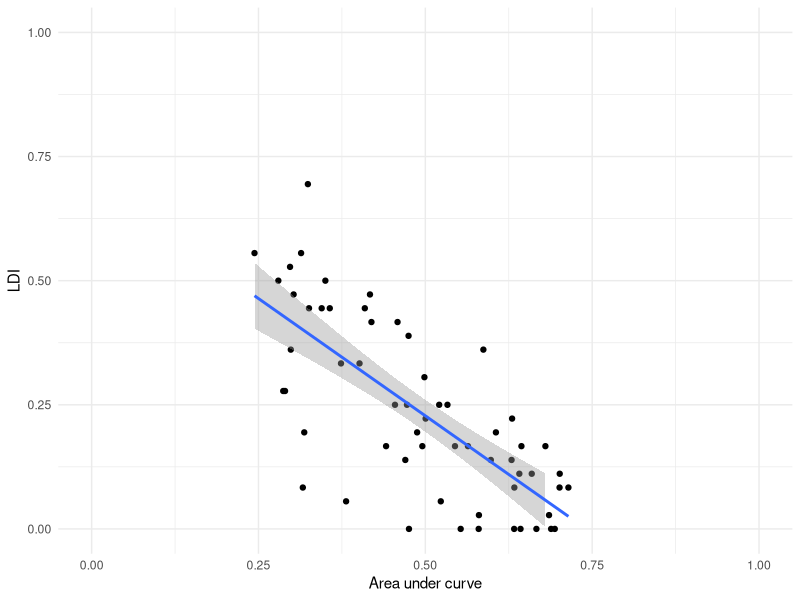
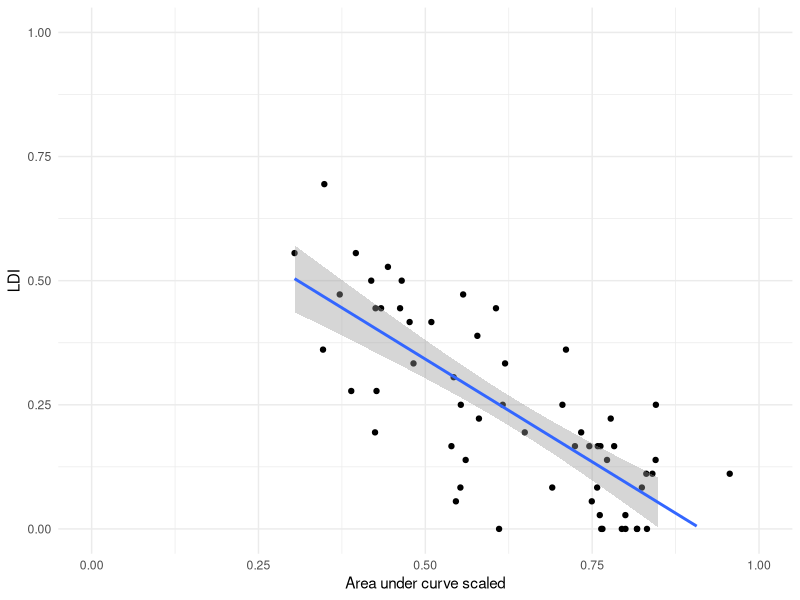
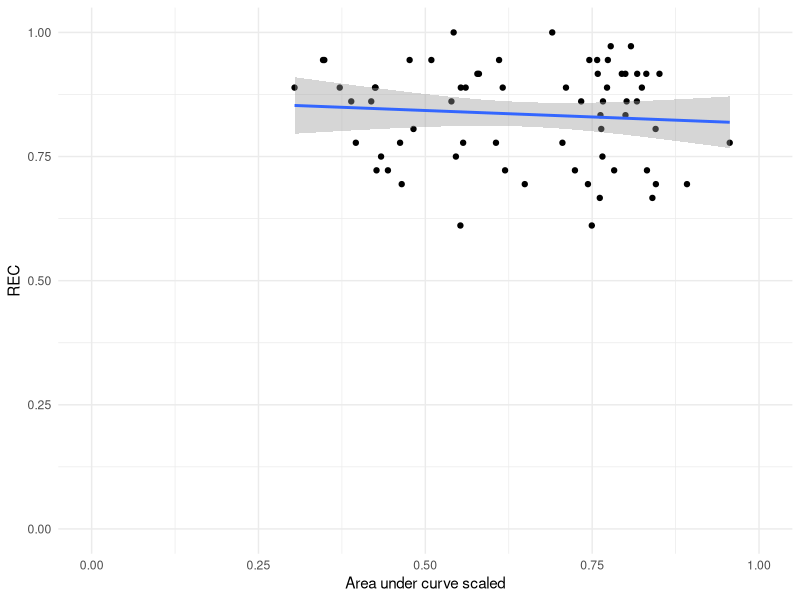
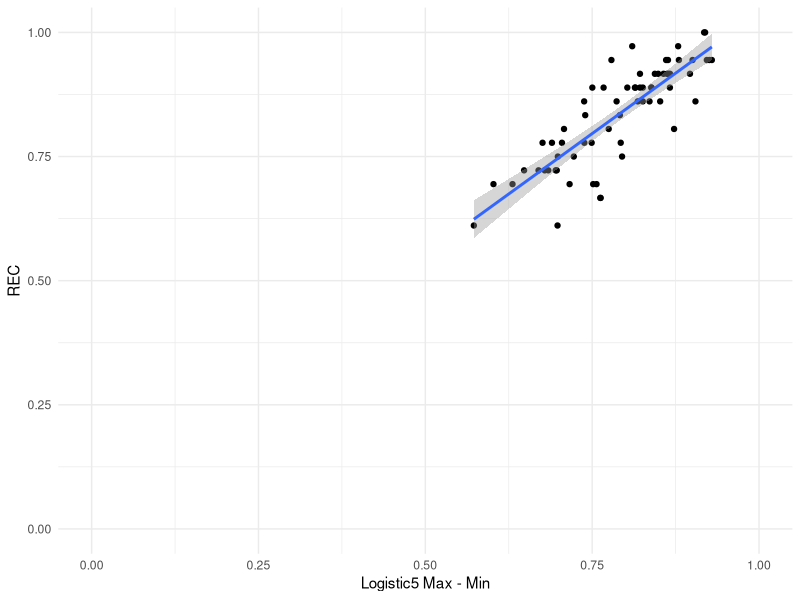
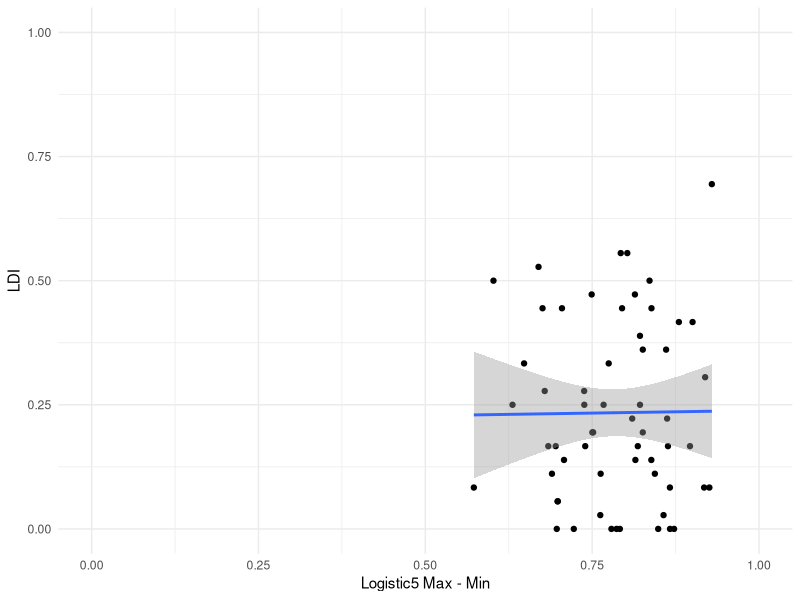
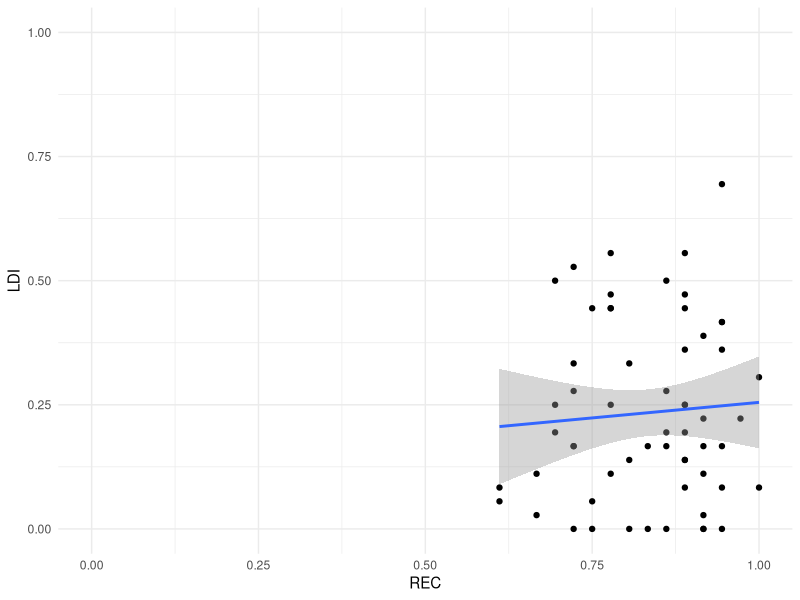

Source code (R) for these figures, in order:
library(tidyverse)
data <- read_csv("data_L5_fMRI.csv")

data <- mutate(data, l5_REC = participant_l5_max - participant_l5_min)
data$participant_id <- 1:nrow(data)

excluded_ids <- c(41,51,67,68,69,72)
data <- data[!data$participant_id %in% excluded_ids, ]

cor.test(data$participant_auc_l5, data$LDI)

cor.test(data$participant_auc_l5_scale, data$LDI)

cor.test(data$participant_auc_l5_scale, data$REC)

cor.test(data$l5_REC, data$REC)

cor.test(data$l5_REC, data$LDI)


ggplot(data, aes(x = participant_auc_l5, y = LDI)) +
  geom_point() +
  geom_smooth(method = "lm") +   # Adds a linear regression line
  theme_minimal() +
  scale_x_continuous(limits = c(0, 1)) +
  scale_y_continuous(limits = c(0, 1)) +
  labs(x = "Area under curve",
       y = "LDI")

ggplot(data, aes(x = participant_auc_l5_scale, y = LDI)) +
  geom_point() +
  geom_smooth(method = "lm") +   # Adds a linear regression line
  theme_minimal() +
  scale_x_continuous(limits = c(0, 1)) +
  scale_y_continuous(limits = c(0, 1)) +
  labs(x = "Area under curve scaled",
       y = "LDI")

ggplot(data, aes(x = participant_auc_l5_scale, y = REC)) +
  geom_point() +
  geom_smooth(method = "lm") +   # Adds a linear regression line
  theme_minimal() +
  scale_x_continuous(limits = c(0, 1)) +
  scale_y_continuous(limits = c(0, 1)) +
  labs(x = "Area under curve scaled",
       y = "REC")

ggplot(data, aes(x = l5_REC, y = REC)) +
  geom_point() +
  geom_smooth(method = "lm") +   # Adds a linear regression line
  theme_minimal() +
  scale_x_continuous(limits = c(0, 1)) +
  scale_y_continuous(limits = c(0, 1)) +
  labs(x = "Logistic5 Max - Min",
       y = "REC")

ggplot(data, aes(x = l5_REC, y = LDI)) +
  geom_point() +
  geom_smooth(method = "lm") +   # Adds a linear regression line
  theme_minimal() +
  scale_x_continuous(limits = c(0, 1)) +
  scale_y_continuous(limits = c(0, 1)) +
  labs(x = "Logistic5 Max - Min",
       y = "LDI")

ggplot(data, aes(x = REC, y = LDI)) +
  geom_point() +
  geom_smooth(method = "lm") +   # Adds a linear regression line
  theme_minimal() +
  scale_x_continuous(limits = c(0, 1)) +
  scale_y_continuous(limits = c(0, 1)) +
  labs(x = "REC",
       y = "LDI")
